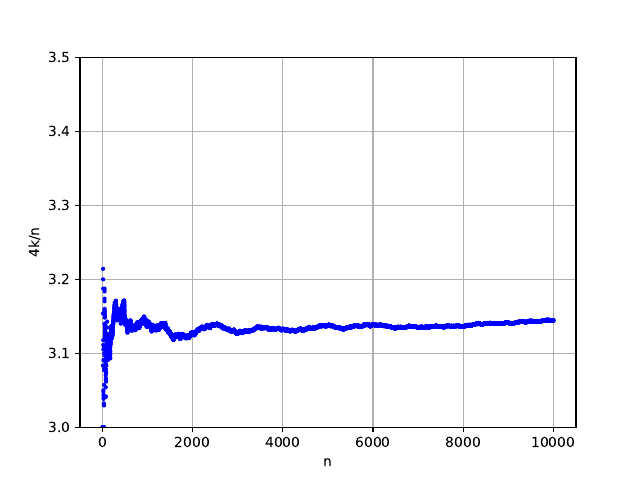

Python code for this plot:
import matplotlib.pyplot as plt
import numpy as np
import random


times=int(input("input_times: "))
cpts=int(input("input_cpts: "))

k=0
n=0
pi_values=[]
pi_n=[cpts]
fig = plt.figure()
ax=fig.add_subplot(1,1,1)
for i in range(1,cpts+1):
    for j in range(times):
        x=random.random()
        y=random.random()
        if x**2 + y**2 <= 1:
            k += 1
    n=(i+1)*times
    pi=4.0*k/n
    pi_values.append(pi)
    ax.plot((i+1),pi,marker='o',markersize=2, linestyle='-', color='b')
ax.set_xlabel('n')
ax.set_ylabel('4k/n')
ax.set_ylim(3,3.5)
ax.grid()
plt.savefig('Montecarlo.pdf')
plt.show()